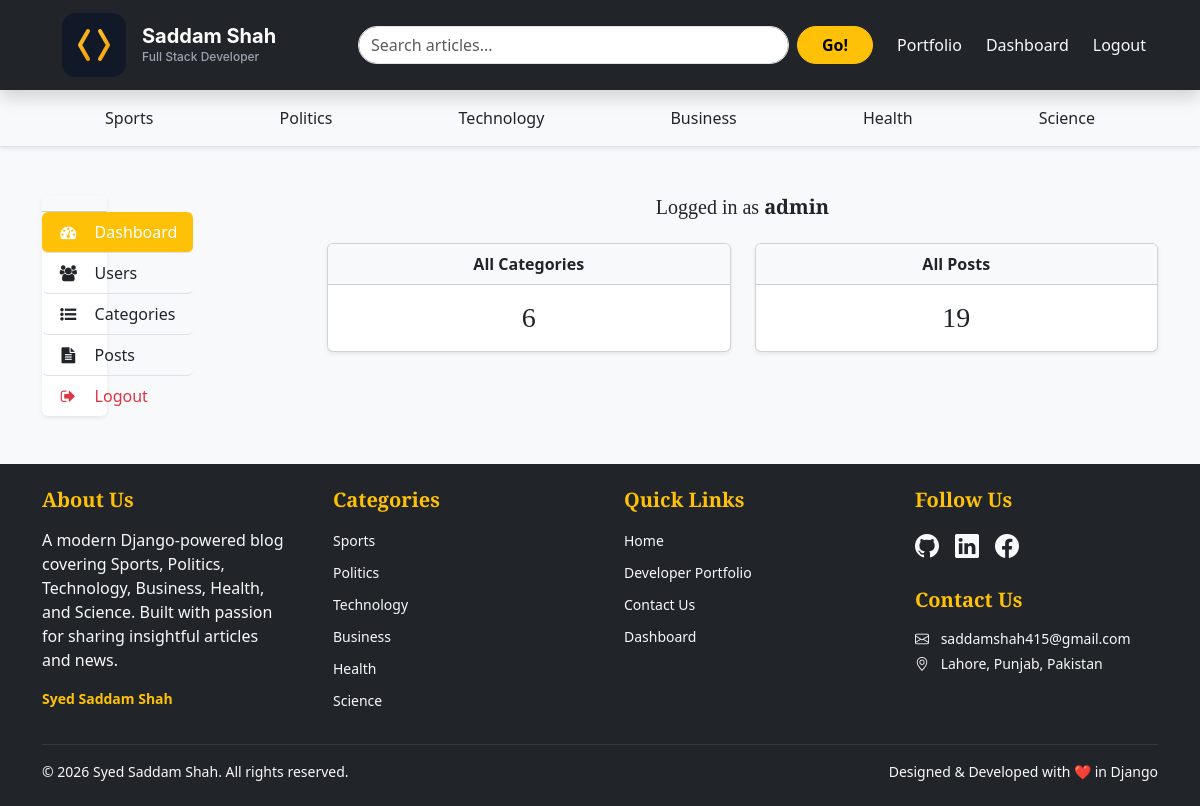
The page /dashboard/ (signed in) on the database its author committed.
### blogs/models.py (models this page shows, shortened)
class Category(models.Model):
    category_name = models.CharField(max_length = 50, unique=True)
    created_at = models.DateTimeField(auto_now_add=True)
    updated_at = models.DateTimeField(auto_now=True)
    class Meta:
        verbose_name_plural = 'categories'

### assignments/models.py (models this page shows, shortened)
class SocialLink(models.Model):
    platform = models.CharField(max_length= 25)
    link = models.URLField(max_length=100)
    created_at = models.DateTimeField(auto_now_add=True)
    updated_at = models.DateTimeField(auto_now=True)
    class Meta:
        verbose_name_plural = 'SocialLink'

### dashboards/views.py (the view)
# urls.py: path('dashboard/', include('dashboards.urls')),
@login_required(login_url='login')
def dashboard(request):
    category_count = Category.objects.all().count()
    blogs_count = Blog.objects.all().count()
    context = {
        'category_count' : category_count,
        'blogs_count' : blogs_count,
    }
    return render(request, 'dashboard/dashboard.html', context)

### blogs/context_processors.py (called while the page is built)
def get_categories(request):
    categories = Category.objects.all()
    return dict(categories = categories)

def get_social_links(request):
    social_links = SocialLink.objects.all()
    return dict(social_links = social_links)

### templates/dashboard/dashboard.html (shortened to what this page needs)
{% extends 'base.html' %}
{% block content %}
<div class="container my-5">
    <div class="row">
        <div class="col-lg-3 mb-4 mb-lg-0">
            {% include 'dashboard/sidebar.html' %}
        </div>
        <div class="col-lg-9">
            <div class="text-center mb-4">
                <h5>Logged in as <b>{{ user }}</b></h5>
            </div>
            <div class="row g-4">
                <div class="col-md-6">
                    <div class="card border-default shadow-sm text-center">
                        <div class="card-header bg-light">
                            <strong>All Categories</strong>
                        </div>
                        <div class="card-body">
                            <h3 class="mb-0">{{ category_count }}</h3>
                        </div>
                    </div>
                </div>
                <div class="col-md-6">
                    <div class="card border-default shadow-sm text-center">
                        <div class="card-header bg-light">
                            <strong>All Posts</strong>
                        </div>
                        <div class="card-body">
                            <h3 class="mb-0">{{ blogs_count }}</h3>
                        </div>
                    </div>
                </div>
            </div>
        </div>
    </div>
</div>
{% endblock %}

### templates/base.html (shortened to what this page needs)
{% load static %}
<!DOCTYPE html>
<html lang="en" class="h-100">
<head>
    <link href="https://cdnjs.cloudflare.com/ajax/libs/font-awesome/4.7.0/css/font-awesome.min.css" rel="stylesheet">
    <link href="https://cdn.jsdelivr.net/npm/bootstrap@5.3.3/dist/css/bootstrap.min.css" rel="stylesheet">
    <link rel="stylesheet" href="https://cdn.jsdelivr.net/npm/bootstrap-icons@1.11.3/font/bootstrap-icons.min.css">
    <link rel="stylesheet" href="{% static 'css/blog.css' %}">
</head>
<body class="d-flex flex-column h-100 bg-light">
    <header class="sticky-top bg-dark shadow">
        <nav class="navbar navbar-expand-lg navbar-dark container-xl px-3 py-2">
            <a class="navbar-brand d-flex align-items-center" href="/">
                <a class="navbar-brand d-flex align-items-center" href="/">
    {% include "includes/logo.svg" %}
</a>
              </a>
            <div class="collapse navbar-collapse" id="navbarContent">
                <form action="{% url 'search' %}" class="d-flex mx-auto my-2 my-lg-0 w-100 w-lg-50">
                    <input class="form-control me-2 rounded-pill" type="search" name="keyword" value="{{ keyword }}" placeholder="Search articles..." aria-label="Search">
                    <button class="btn btn-warning rounded-pill px-4 fw-bold" type="submit">Go!</button>
                </form>
                <ul class="navbar-nav ms-lg-3 d-flex align-items-center">
                    <li class="nav-item">
                        <a class="nav-link text-light btn btn-sm btn-primary me-2" href="{% url 'portfolio:project_list' %}">Portfolio</a>
                    </li>
                    {% if not user.is_authenticated %}
                    <li class="nav-item">
                        <a class="nav-link text-light btn btn-sm btn-primary me-2" href="{% url 'login' %}">Login</a>
                    </li>
                    <li class="nav-item">
                        <a class="nav-link btn btn-sm btn-primary" href="{% url 'register' %}">Register</a>
                    </li>
                    {% else %}
                    <li class="nav-item">
                        <a class="nav-link text-light btn btn-primary fw-medium" href="{% url 'dashboard' %}">Dashboard</a>
                    </li>
                    <li class="nav-item">
                        <a class="nav-link text-light btn btn-sm btn-outline-danger ms-2" href="{% url 'logout' %}">Logout</a>
                    </li>
                    {% endif %}
                </ul>
            </div>
        </nav>
    </header>
    <div class="bg-light border-bottom shadow-sm">
        <div class="container py-2">
            <ul class="nav nav-pills nav-fill flex-nowrap overflow-auto" role="tablist">
                {% for cat in categories %}
                <li class=" nav-item mx-1">
                    <a class="nav-link text-dark rounded-pill px-4 py-2 fw-medium nav-link btn btn-sm btn-warning"
                       href="{% url 'posts_by_category' cat.id %}">
                        {{ cat.category_name }}
                    </a>
                </li>
                {% endfor %}
            </ul>
        </div>
    </div>
    <main class="flex-grow-1 py-0 py-lg-0">
        <div class="">
            {% block content %}
            {% endblock %}
        </div>
    </main>
<footer class="bg-dark text-light py-4 mt-auto">
    <div class="container">
        <div class="row g-5">
            <div class="col-md-6 col-lg-3">
                <h5 class="fw-bold mb-3 text-warning">About Us</h5>
                <p class="text-small text-light">
                    A modern Django-powered blog covering Sports, Politics, Technology, Business, Health, and Science.
                    Built with passion for sharing insightful articles and news.
                </p>
                <p class="mb-0 small">
                    <a href="{% url 'portfolio:project_list' %}" class="text-warning text-decoration-none fw-bold">
                        Syed Saddam Shah
                    </a>
                </p>
            </div>
            <div class="col-md-6 col-lg-3">
                <h5 class="fw-bold mb-3 text-warning">Categories</h5>
                <ul class="list-unstyled">
                    {% for cat in categories %}
                    <li class="mb-2">
                        <a href="{% url 'posts_by_category' cat.id %}" class=" text-light text-decoration-none small hover-text-warning">
                            {{ cat.category_name }}
                        </a>
                    </li>
                    {% empty %}
                    <li class="text-light small">No categories available</li>
                    {% endfor %}
                </ul>
            </div>
            <div class="col-md-6 col-lg-3">
                <h5 class="fw-bold mb-3 text-warning">Quick Links</h5>
                <ul class="list-unstyled">
                    <li class="mb-2"><a href="/" class="text-light text-decoration-none small hover-text-warning">Home</a></li>
                    <li class="mb-2"><a href="{% url 'portfolio:project_list' %}" class="text-light text-decoration-none small hover-text-warning">Developer Portfolio</a></li>
                    <li class="mb-2"><a href="#contact" class="text-light text-decoration-none small hover-text-warning">Contact Us</a></li>
                    {% if user.is_authenticated %}
                    <li class="mb-2"><a href="{% url 'dashboard' %}" class="text-light text-decoration-none small hover-text-warning">Dashboard</a></li>
                    {% endif %}
                </ul>
            </div>
            <div class="col-md-6 col-lg-3">
                <h5 class="fw-bold mb-3 text-warning">Follow Us</h5>
                {% if social_links %}
                <div class="d-flex gap-3 mb-4">
                    {% for link in social_links %}
                    <a href="{{ link.link }}" target="_blank" rel="noopener"
                       class="text-light fs-4 hover-text-warning"
                       aria-label="{{ link.platform|title }}">
                        {% if 'twitter' in link.platform|lower or 'x.com' in link.platform|lower %}
                        <i class="bi bi-twitter-x"></i>
                        {% elif 'facebook' in link.platform|lower %}
                        <i class="bi bi-facebook"></i>
                        {% elif 'instagram' in link.platform|lower %}
                        <i class="bi bi-instagram"></i>
                        {% elif 'linkedin' in link.platform|lower %}
                        <i class="bi bi-linkedin"></i>
                        {% elif 'github' in link.platform|lower %}
                        <i class="bi bi-github"></i>
                        {% elif 'youtube' in link.platform|lower %}
                        <i class="bi bi-youtube"></i>
                        {% else %}
                        <i class="bi bi-link-45deg"></i>
                        {% endif %}
                    </a>
                    {% endfor %}
                </div>
                {% endif %}
                <h5 class="fw-bold mb-3 text-warning">Contact Us</h5>
                <p class="text-light small mb-1">
                    <i class="bi bi-envelope me-2"></i> saddamshah415@gmail.com
                </p>
                <p class="text-light small mb-0">
                    <i class="bi bi-geo-alt me-2"></i> Lahore, Punjab, Pakistan
                </p>
            </div>
        </div>
        <hr class="my-3 border-secondary">
        <div class="row align-items-center">
            <div class="col-md-6 text-center text-md-start">
                <p class="mb-0 small text-light">
                    &copy; {% now "Y" %} Syed Saddam Shah. All rights reserved.
                </p>
            </div>
            <div class="col-md-6 text-center text-md-end">
                <p class="mb-0 small text-light">
                    Designed & Developed with ❤️ in Django
                </p>
            </div>
        </div>
    </div>
</footer>
</body>
</html>

### blog_main/static/css/blog.css (style rules this page uses)
h1, h2, h3, h4, h5, h6 { font-family: "Playfair Display", Georgia, "Times New Roman", serif; }

### rows shown on the page
Category: category_name "Sports"
Category: category_name "Politics"
Category: category_name "Technology"
Category: category_name "Business"
Category: category_name "Health"
Category: category_name "Science"
SocialLink: platform "Github" (drawn)
SocialLink: platform "Linkedin" (drawn)
SocialLink: platform "Facebook" (drawn)

### other values the page prints
{{ user }} "admin"
{{ category_count }} "6"
{{ blogs_count }} "19"
